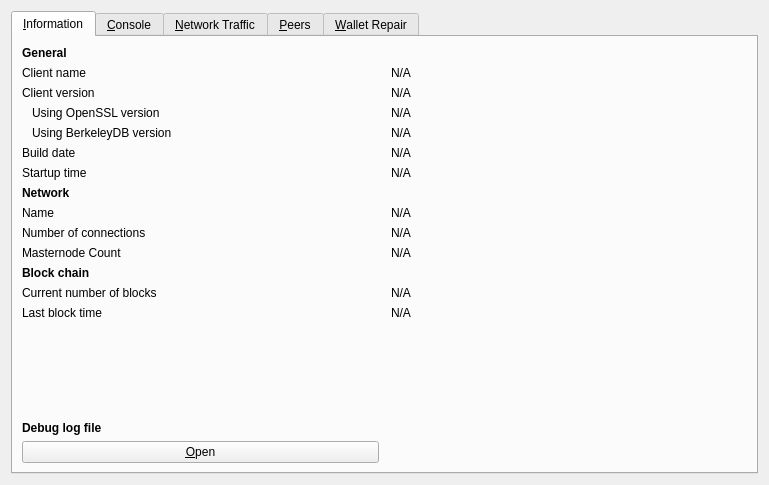
<?xml version="1.0" encoding="UTF-8"?>
<ui version="4.0">
 <class>RPCConsole</class>
 <widget class="QDialog" name="RPCConsole">
  <property name="geometry">
   <rect>
    <x>0</x>
    <y>0</y>
    <width>769</width>
    <height>485</height>
   </rect>
  </property>
  <property name="windowTitle">
   <string>Tools window</string>
  </property>
  <layout class="QVBoxLayout" name="verticalLayout_2">
   <item>
    <widget class="QTabWidget" name="tabWidget">
     <property name="currentIndex">
      <number>0</number>
     </property>
     <widget class="QWidget" name="tab_info">
      <attribute name="title">
       <string>&amp;Information</string>
      </attribute>
      <layout class="QGridLayout" name="gridLayout" columnstretch="0,0">
       <property name="horizontalSpacing">
        <number>12</number>
       </property>
       <item row="11" column="0">
        <widget class="QLabel" name="blockchainHeader">
         <property name="font">
          <font>
           <weight>75</weight>
           <bold>true</bold>
          </font>
         </property>
         <property name="text">
          <string>Block chain</string>
         </property>
        </widget>
       </item>
       <item row="10" column="1">
        <widget class="QLabel" name="masternodeCount">
         <property name="text">
          <string>N/A</string>
         </property>
        </widget>
       </item>
       <item row="1" column="1">
        <widget class="QLabel" name="clientName">
         <property name="cursor">
          <cursorShape>IBeamCursor</cursorShape>
         </property>
         <property name="text">
          <string>N/A</string>
         </property>
         <property name="textFormat">
          <enum>Qt::PlainText</enum>
         </property>
         <property name="textInteractionFlags">
          <set>Qt::LinksAccessibleByMouse|Qt::TextSelectableByKeyboard|Qt::TextSelectableByMouse</set>
         </property>
        </widget>
       </item>
       <item row="0" column="0">
        <widget class="QLabel" name="generalHeader">
         <property name="font">
          <font>
           <weight>75</weight>
           <bold>true</bold>
          </font>
         </property>
         <property name="text">
          <string>General</string>
         </property>
        </widget>
       </item>
       <item row="1" column="0">
        <widget class="QLabel" name="clientNameLabel">
         <property name="text">
          <string>Client name</string>
         </property>
        </widget>
       </item>
       <item row="3" column="1">
        <widget class="QLabel" name="openSSLVersion">
         <property name="cursor">
          <cursorShape>IBeamCursor</cursorShape>
         </property>
         <property name="text">
          <string>N/A</string>
         </property>
         <property name="textFormat">
          <enum>Qt::PlainText</enum>
         </property>
         <property name="textInteractionFlags">
          <set>Qt::LinksAccessibleByMouse|Qt::TextSelectableByKeyboard|Qt::TextSelectableByMouse</set>
         </property>
        </widget>
       </item>
       <item row="5" column="0">
        <widget class="QLabel" name="buildDateLabel">
         <property name="text">
          <string>Build date</string>
         </property>
        </widget>
       </item>
       <item row="9" column="0">
        <widget class="QLabel" name="numberOfConnectionsLabel">
         <property name="text">
          <string>Number of connections</string>
         </property>
        </widget>
       </item>
       <item row="4" column="1">
        <widget class="QLabel" name="berkeleyDBVersion">
         <property name="cursor">
          <cursorShape>IBeamCursor</cursorShape>
         </property>
         <property name="text">
          <string>N/A</string>
         </property>
         <property name="textFormat">
          <enum>Qt::PlainText</enum>
         </property>
         <property name="textInteractionFlags">
          <set>Qt::LinksAccessibleByMouse|Qt::TextSelectableByKeyboard|Qt::TextSelectableByMouse</set>
         </property>
        </widget>
       </item>
       <item row="6" column="0">
        <widget class="QLabel" name="startupTimeLabel">
         <property name="text">
          <string>Startup time</string>
         </property>
        </widget>
       </item>
       <item row="9" column="1">
        <widget class="QLabel" name="numberOfConnections">
         <property name="cursor">
          <cursorShape>IBeamCursor</cursorShape>
         </property>
         <property name="text">
          <string>N/A</string>
         </property>
         <property name="textFormat">
          <enum>Qt::PlainText</enum>
         </property>
         <property name="textInteractionFlags">
          <set>Qt::LinksAccessibleByMouse|Qt::TextSelectableByKeyboard|Qt::TextSelectableByMouse</set>
         </property>
        </widget>
       </item>
       <item row="12" column="0">
        <widget class="QLabel" name="numberOfBlocksLabel">
         <property name="text">
          <string>Current number of blocks</string>
         </property>
        </widget>
       </item>
       <item row="12" column="1">
        <widget class="QLabel" name="numberOfBlocks">
         <property name="cursor">
          <cursorShape>IBeamCursor</cursorShape>
         </property>
         <property name="text">
          <string>N/A</string>
         </property>
         <property name="textFormat">
          <enum>Qt::PlainText</enum>
         </property>
         <property name="textInteractionFlags">
          <set>Qt::LinksAccessibleByMouse|Qt::TextSelectableByKeyboard|Qt::TextSelectableByMouse</set>
         </property>
        </widget>
       </item>
       <item row="13" column="0">
        <widget class="QLabel" name="lastBlockTimeLabel">
         <property name="text">
          <string>Last block time</string>
         </property>
        </widget>
       </item>
       <item row="16" column="0">
        <widget class="QPushButton" name="openDebugLogfileButton">
         <property name="toolTip">
          <string>Open the Curium debug log file from the current data directory. This can take a few seconds for large log files.</string>
         </property>
         <property name="text">
          <string>&amp;Open</string>
         </property>
         <property name="autoDefault">
          <bool>false</bool>
         </property>
        </widget>
       </item>
       <item row="15" column="0">
        <widget class="QLabel" name="debugLogFileHeader">
         <property name="font">
          <font>
           <weight>75</weight>
           <bold>true</bold>
          </font>
         </property>
         <property name="text">
          <string>Debug log file</string>
         </property>
        </widget>
       </item>
       <item row="14" column="0">
        <spacer name="verticalSpacer_2">
         <property name="orientation">
          <enum>Qt::Vertical</enum>
         </property>
         <property name="sizeHint" stdset="0">
          <size>
           <width>20</width>
           <height>20</height>
          </size>
         </property>
        </spacer>
       </item>
       <item row="13" column="1">
        <widget class="QLabel" name="lastBlockTime">
         <property name="cursor">
          <cursorShape>IBeamCursor</cursorShape>
         </property>
         <property name="text">
          <string>N/A</string>
         </property>
         <property name="textFormat">
          <enum>Qt::PlainText</enum>
         </property>
         <property name="textInteractionFlags">
          <set>Qt::LinksAccessibleByMouse|Qt::TextSelectableByKeyboard|Qt::TextSelectableByMouse</set>
         </property>
        </widget>
       </item>
       <item row="2" column="0">
        <widget class="QLabel" name="clientVersionLabel">
         <property name="text">
          <string>Client version</string>
         </property>
        </widget>
       </item>
       <item row="2" column="1">
        <widget class="QLabel" name="clientVersion">
         <property name="cursor">
          <cursorShape>IBeamCursor</cursorShape>
         </property>
         <property name="text">
          <string>N/A</string>
         </property>
         <property name="textFormat">
          <enum>Qt::PlainText</enum>
         </property>
         <property name="textInteractionFlags">
          <set>Qt::LinksAccessibleByMouse|Qt::TextSelectableByKeyboard|Qt::TextSelectableByMouse</set>
         </property>
        </widget>
       </item>
       <item row="7" column="0">
        <widget class="QLabel" name="networkHeader">
         <property name="font">
          <font>
           <weight>75</weight>
           <bold>true</bold>
          </font>
         </property>
         <property name="text">
          <string>Network</string>
         </property>
        </widget>
       </item>
       <item row="8" column="0">
        <widget class="QLabel" name="networkNameLabel">
         <property name="text">
          <string>Name</string>
         </property>
        </widget>
       </item>
       <item row="6" column="1">
        <widget class="QLabel" name="startupTime">
         <property name="cursor">
          <cursorShape>IBeamCursor</cursorShape>
         </property>
         <property name="text">
          <string>N/A</string>
         </property>
         <property name="textFormat">
          <enum>Qt::PlainText</enum>
         </property>
         <property name="textInteractionFlags">
          <set>Qt::LinksAccessibleByMouse|Qt::TextSelectableByKeyboard|Qt::TextSelectableByMouse</set>
         </property>
        </widget>
       </item>
       <item row="3" column="0">
        <widget class="QLabel" name="openSSLVersionLabel">
         <property name="text">
          <string>Using OpenSSL version</string>
         </property>
         <property name="indent">
          <number>10</number>
         </property>
        </widget>
       </item>
       <item row="8" column="1">
        <widget class="QLabel" name="networkName">
         <property name="cursor">
          <cursorShape>IBeamCursor</cursorShape>
         </property>
         <property name="text">
          <string>N/A</string>
         </property>
         <property name="textFormat">
          <enum>Qt::PlainText</enum>
         </property>
         <property name="textInteractionFlags">
          <set>Qt::LinksAccessibleByMouse|Qt::TextSelectableByKeyboard|Qt::TextSelectableByMouse</set>
         </property>
        </widget>
       </item>
       <item row="10" column="0">
        <widget class="QLabel" name="masternodeCountLabel">
         <property name="text">
          <string>Masternode Count</string>
         </property>
        </widget>
       </item>
       <item row="5" column="1">
        <widget class="QLabel" name="buildDate">
         <property name="cursor">
          <cursorShape>IBeamCursor</cursorShape>
         </property>
         <property name="text">
          <string>N/A</string>
         </property>
         <property name="textFormat">
          <enum>Qt::PlainText</enum>
         </property>
         <property name="textInteractionFlags">
          <set>Qt::LinksAccessibleByMouse|Qt::TextSelectableByKeyboard|Qt::TextSelectableByMouse</set>
         </property>
        </widget>
       </item>
       <item row="4" column="0">
        <widget class="QLabel" name="berkeleyDBVersionLabel">
         <property name="text">
          <string>Using BerkeleyDB version</string>
         </property>
         <property name="indent">
          <number>10</number>
         </property>
        </widget>
       </item>
      </layout>
     </widget>
     <widget class="QWidget" name="tab_console">
      <attribute name="title">
       <string>&amp;Console</string>
      </attribute>
      <layout class="QVBoxLayout" name="verticalLayout_3">
       <property name="spacing">
        <number>3</number>
       </property>
       <item>
        <widget class="QTextEdit" name="messagesWidget">
         <property name="minimumSize">
          <size>
           <width>0</width>
           <height>100</height>
          </size>
         </property>
         <property name="readOnly">
          <bool>true</bool>
         </property>
         <property name="tabKeyNavigation" stdset="0">
          <bool>false</bool>
         </property>
         <property name="columnCount" stdset="0">
          <number>2</number>
         </property>
        </widget>
       </item>
       <item>
        <layout class="QHBoxLayout" name="horizontalLayout">
         <property name="spacing">
          <number>3</number>
         </property>
         <item>
          <widget class="QLabel" name="label">
           <property name="text">
            <string notr="true">&gt;</string>
           </property>
          </widget>
         </item>
         <item>
          <widget class="QLineEdit" name="lineEdit"/>
         </item>
         <item>
          <widget class="QPushButton" name="clearButton">
           <property name="maximumSize">
            <size>
             <width>24</width>
             <height>24</height>
            </size>
           </property>
           <property name="toolTip">
            <string>Clear console</string>
           </property>
           <property name="text">
            <string/>
           </property>
           <property name="icon">
            <iconset resource="../curium.qrc">
             <normaloff>:/icons/remove</normaloff>:/icons/remove</iconset>
           </property>
           <property name="shortcut">
            <string notr="true">Ctrl+L</string>
           </property>
           <property name="autoDefault">
            <bool>false</bool>
           </property>
          </widget>
         </item>
        </layout>
       </item>
      </layout>
     </widget>
     <widget class="QWidget" name="tab_nettraffic">
      <attribute name="title">
       <string>&amp;Network Traffic</string>
      </attribute>
      <layout class="QHBoxLayout" name="horizontalLayout_3">
       <item>
        <layout class="QVBoxLayout" name="verticalLayout_4">
         <item>
          <widget class="TrafficGraphWidget" name="trafficGraph" native="true">
           <property name="sizePolicy">
            <sizepolicy hsizetype="Expanding" vsizetype="Expanding">
             <horstretch>0</horstretch>
             <verstretch>0</verstretch>
            </sizepolicy>
           </property>
          </widget>
         </item>
         <item>
          <layout class="QHBoxLayout" name="horizontalLayout_2">
           <item>
            <widget class="QSlider" name="sldGraphRange">
             <property name="minimum">
              <number>1</number>
             </property>
             <property name="maximum">
              <number>288</number>
             </property>
             <property name="pageStep">
              <number>12</number>
             </property>
             <property name="value">
              <number>6</number>
             </property>
             <property name="orientation">
              <enum>Qt::Horizontal</enum>
             </property>
            </widget>
           </item>
           <item>
            <widget class="QLabel" name="lblGraphRange">
             <property name="minimumSize">
              <size>
               <width>100</width>
               <height>0</height>
              </size>
             </property>
             <property name="alignment">
              <set>Qt::AlignCenter</set>
             </property>
            </widget>
           </item>
           <item>
            <widget class="QPushButton" name="btnClearTrafficGraph">
             <property name="text">
              <string>&amp;Clear</string>
             </property>
             <property name="autoDefault">
              <bool>false</bool>
             </property>
            </widget>
           </item>
          </layout>
         </item>
        </layout>
       </item>
       <item>
        <layout class="QVBoxLayout" name="verticalLayout">
         <item>
          <widget class="QGroupBox" name="groupBox">
           <property name="title">
            <string>Totals</string>
           </property>
           <layout class="QVBoxLayout" name="verticalLayout_5">
            <item>
             <layout class="QHBoxLayout" name="horizontalLayout_4">
              <item>
               <widget class="Line" name="line">
                <property name="sizePolicy">
                 <sizepolicy hsizetype="Fixed" vsizetype="Fixed">
                  <horstretch>0</horstretch>
                  <verstretch>0</verstretch>
                 </sizepolicy>
                </property>
                <property name="minimumSize">
                 <size>
                  <width>10</width>
                  <height>0</height>
                 </size>
                </property>
                <property name="palette">
                 <palette>
                  <active>
                   <colorrole role="Light">
                    <brush brushstyle="SolidPattern">
                     <color alpha="255">
                      <red>0</red>
                      <green>255</green>
                      <blue>0</blue>
                     </color>
                    </brush>
                   </colorrole>
                  </active>
                  <inactive>
                   <colorrole role="Light">
                    <brush brushstyle="SolidPattern">
                     <color alpha="255">
                      <red>0</red>
                      <green>255</green>
                      <blue>0</blue>
                     </color>
                    </brush>
                   </colorrole>
                  </inactive>
                  <disabled>
                   <colorrole role="Light">
                    <brush brushstyle="SolidPattern">
                     <color alpha="255">
                      <red>0</red>
                      <green>255</green>
                      <blue>0</blue>
                     </color>
                    </brush>
                   </colorrole>
                  </disabled>
                 </palette>
                </property>
                <property name="orientation">
                 <enum>Qt::Horizontal</enum>
                </property>
               </widget>
              </item>
              <item>
               <widget class="QLabel" name="label_16">
                <property name="text">
                 <string>Received</string>
                </property>
               </widget>
              </item>
              <item>
               <widget class="QLabel" name="lblBytesIn">
                <property name="minimumSize">
                 <size>
                  <width>50</width>
                  <height>0</height>
                 </size>
                </property>
                <property name="alignment">
                 <set>Qt::AlignRight|Qt::AlignTrailing|Qt::AlignVCenter</set>
                </property>
               </widget>
              </item>
             </layout>
            </item>
            <item>
             <layout class="QHBoxLayout" name="horizontalLayout_5">
              <item>
               <widget class="Line" name="line_2">
                <property name="sizePolicy">
                 <sizepolicy hsizetype="Fixed" vsizetype="Fixed">
                  <horstretch>0</horstretch>
                  <verstretch>0</verstretch>
                 </sizepolicy>
                </property>
                <property name="minimumSize">
                 <size>
                  <width>10</width>
                  <height>0</height>
                 </size>
                </property>
                <property name="palette">
                 <palette>
                  <active>
                   <colorrole role="Light">
                    <brush brushstyle="SolidPattern">
                     <color alpha="255">
                      <red>255</red>
                      <green>0</green>
                      <blue>0</blue>
                     </color>
                    </brush>
                   </colorrole>
                  </active>
                  <inactive>
                   <colorrole role="Light">
                    <brush brushstyle="SolidPattern">
                     <color alpha="255">
                      <red>255</red>
                      <green>0</green>
                      <blue>0</blue>
                     </color>
                    </brush>
                   </colorrole>
                  </inactive>
                  <disabled>
                   <colorrole role="Light">
                    <brush brushstyle="SolidPattern">
                     <color alpha="255">
                      <red>255</red>
                      <green>0</green>
                      <blue>0</blue>
                     </color>
                    </brush>
                   </colorrole>
                  </disabled>
                 </palette>
                </property>
                <property name="orientation">
                 <enum>Qt::Horizontal</enum>
                </property>
               </widget>
              </item>
              <item>
               <widget class="QLabel" name="label_17">
                <property name="text">
                 <string>Sent</string>
                </property>
               </widget>
              </item>
              <item>
               <widget class="QLabel" name="lblBytesOut">
                <property name="minimumSize">
                 <size>
                  <width>50</width>
                  <height>0</height>
                 </size>
                </property>
                <property name="alignment">
                 <set>Qt::AlignRight|Qt::AlignTrailing|Qt::AlignVCenter</set>
                </property>
               </widget>
              </item>
             </layout>
            </item>
            <item>
             <spacer name="verticalSpacer_4">
              <property name="orientation">
               <enum>Qt::Vertical</enum>
              </property>
              <property name="sizeHint" stdset="0">
               <size>
                <width>20</width>
                <height>407</height>
               </size>
              </property>
             </spacer>
            </item>
           </layout>
          </widget>
         </item>
        </layout>
       </item>
      </layout>
     </widget>
     <widget class="QWidget" name="tab_peers">
      <attribute name="title">
       <string>&amp;Peers</string>
      </attribute>
      <layout class="QGridLayout" name="gridLayout_2">
       <item row="0" column="0" rowspan="2">
        <widget class="QTableView" name="peerWidget">
         <property name="horizontalScrollBarPolicy">
          <enum>Qt::ScrollBarAsNeeded</enum>
         </property>
         <property name="sortingEnabled">
          <bool>true</bool>
         </property>
         <attribute name="horizontalHeaderHighlightSections">
          <bool>false</bool>
         </attribute>
        </widget>
       </item>
       <item row="0" column="1">
        <widget class="QLabel" name="peerHeading">
         <property name="sizePolicy">
          <sizepolicy hsizetype="Preferred" vsizetype="Minimum">
           <horstretch>0</horstretch>
           <verstretch>0</verstretch>
          </sizepolicy>
         </property>
         <property name="minimumSize">
          <size>
           <width>300</width>
           <height>32</height>
          </size>
         </property>
         <property name="font">
          <font>
           <pointsize>10</pointsize>
           <weight>75</weight>
           <bold>true</bold>
          </font>
         </property>
         <property name="cursor">
          <cursorShape>IBeamCursor</cursorShape>
         </property>
         <property name="text">
          <string>Select a peer to view detailed information.</string>
         </property>
         <property name="alignment">
          <set>Qt::AlignCenter</set>
         </property>
         <property name="wordWrap">
          <bool>true</bool>
         </property>
         <property name="textInteractionFlags">
          <set>Qt::LinksAccessibleByMouse|Qt::TextSelectableByKeyboard|Qt::TextSelectableByMouse</set>
         </property>
        </widget>
       </item>
       <item row="1" column="1">
        <widget class="QWidget" name="detailWidget" native="true">
         <property name="minimumSize">
          <size>
           <width>300</width>
           <height>0</height>
          </size>
         </property>
         <layout class="QGridLayout" name="gridLayout_3">
          <item row="0" column="0">
           <widget class="QLabel" name="label_23">
            <property name="text">
             <string>Direction</string>
            </property>
           </widget>
          </item>
          <item row="0" column="2">
           <widget class="QLabel" name="peerDirection">
            <property name="cursor">
             <cursorShape>IBeamCursor</cursorShape>
            </property>
            <property name="text">
             <string>N/A</string>
            </property>
            <property name="textFormat">
             <enum>Qt::PlainText</enum>
            </property>
            <property name="textInteractionFlags">
             <set>Qt::LinksAccessibleByMouse|Qt::TextSelectableByKeyboard|Qt::TextSelectableByMouse</set>
            </property>
           </widget>
          </item>
          <item row="1" column="0">
           <widget class="QLabel" name="label_21">
            <property name="text">
             <string>Version</string>
            </property>
           </widget>
          </item>
          <item row="1" column="2">
           <widget class="QLabel" name="peerVersion">
            <property name="cursor">
             <cursorShape>IBeamCursor</cursorShape>
            </property>
            <property name="text">
             <string>N/A</string>
            </property>
            <property name="textFormat">
             <enum>Qt::PlainText</enum>
            </property>
            <property name="textInteractionFlags">
             <set>Qt::LinksAccessibleByMouse|Qt::TextSelectableByKeyboard|Qt::TextSelectableByMouse</set>
            </property>
           </widget>
          </item>
          <item row="2" column="0">
           <widget class="QLabel" name="label_28">
            <property name="text">
             <string>User Agent</string>
            </property>
           </widget>
          </item>
          <item row="2" column="2">
           <widget class="QLabel" name="peerSubversion">
            <property name="cursor">
             <cursorShape>IBeamCursor</cursorShape>
            </property>
            <property name="text">
             <string>N/A</string>
            </property>
            <property name="textFormat">
             <enum>Qt::PlainText</enum>
            </property>
            <property name="textInteractionFlags">
             <set>Qt::LinksAccessibleByMouse|Qt::TextSelectableByKeyboard|Qt::TextSelectableByMouse</set>
            </property>
           </widget>
          </item>
          <item row="3" column="0">
           <widget class="QLabel" name="label_4">
            <property name="text">
             <string>Services</string>
            </property>
           </widget>
          </item>
          <item row="3" column="2">
           <widget class="QLabel" name="peerServices">
            <property name="cursor">
             <cursorShape>IBeamCursor</cursorShape>
            </property>
            <property name="text">
             <string>N/A</string>
            </property>
            <property name="textFormat">
             <enum>Qt::PlainText</enum>
            </property>
            <property name="textInteractionFlags">
             <set>Qt::LinksAccessibleByMouse|Qt::TextSelectableByKeyboard|Qt::TextSelectableByMouse</set>
            </property>
           </widget>
          </item>
          <item row="5" column="0">
           <widget class="QLabel" name="label_29">
            <property name="text">
             <string>Starting Height</string>
            </property>
           </widget>
          </item>
          <item row="5" column="2">
           <widget class="QLabel" name="peerHeight">
            <property name="cursor">
             <cursorShape>IBeamCursor</cursorShape>
            </property>
            <property name="text">
             <string>N/A</string>
            </property>
            <property name="textFormat">
             <enum>Qt::PlainText</enum>
            </property>
            <property name="textInteractionFlags">
             <set>Qt::LinksAccessibleByMouse|Qt::TextSelectableByKeyboard|Qt::TextSelectableByMouse</set>
            </property>
           </widget>
          </item>
          <item row="6" column="0">
           <widget class="QLabel" name="label_27">
            <property name="text">
             <string>Sync Height</string>
            </property>
           </widget>
          </item>
          <item row="6" column="2">
           <widget class="QLabel" name="peerSyncHeight">
            <property name="cursor">
             <cursorShape>IBeamCursor</cursorShape>
            </property>
            <property name="text">
             <string>N/A</string>
            </property>
            <property name="textFormat">
             <enum>Qt::PlainText</enum>
            </property>
            <property name="textInteractionFlags">
             <set>Qt::LinksAccessibleByMouse|Qt::TextSelectableByKeyboard|Qt::TextSelectableByMouse</set>
            </property>
           </widget>
          </item>
          <item row="7" column="0">
           <widget class="QLabel" name="label_24">
            <property name="text">
             <string>Ban Score</string>
            </property>
           </widget>
          </item>
          <item row="7" column="2">
           <widget class="QLabel" name="peerBanScore">
            <property name="cursor">
             <cursorShape>IBeamCursor</cursorShape>
            </property>
            <property name="text">
             <string>N/A</string>
            </property>
            <property name="textFormat">
             <enum>Qt::PlainText</enum>
            </property>
            <property name="textInteractionFlags">
             <set>Qt::LinksAccessibleByMouse|Qt::TextSelectableByKeyboard|Qt::TextSelectableByMouse</set>
            </property>
           </widget>
          </item>
          <item row="8" column="0">
           <widget class="QLabel" name="label_22">
            <property name="text">
             <string>Connection Time</string>
            </property>
           </widget>
          </item>
          <item row="8" column="2">
           <widget class="QLabel" name="peerConnTime">
            <property name="cursor">
             <cursorShape>IBeamCursor</cursorShape>
            </property>
            <property name="text">
             <string>N/A</string>
            </property>
            <property name="textFormat">
             <enum>Qt::PlainText</enum>
            </property>
            <property name="textInteractionFlags">
             <set>Qt::LinksAccessibleByMouse|Qt::TextSelectableByKeyboard|Qt::TextSelectableByMouse</set>
            </property>
           </widget>
          </item>
          <item row="9" column="0">
           <widget class="QLabel" name="label_15">
            <property name="text">
             <string>Last Send</string>
            </property>
           </widget>
          </item>
          <item row="9" column="2">
           <widget class="QLabel" name="peerLastSend">
            <property name="cursor">
             <cursorShape>IBeamCursor</cursorShape>
            </property>
            <property name="text">
             <string>N/A</string>
            </property>
            <property name="textFormat">
             <enum>Qt::PlainText</enum>
            </property>
            <property name="textInteractionFlags">
             <set>Qt::LinksAccessibleByMouse|Qt::TextSelectableByKeyboard|Qt::TextSelectableByMouse</set>
            </property>
           </widget>
          </item>
          <item row="10" column="0">
           <widget class="QLabel" name="label_19">
            <property name="text">
             <string>Last Receive</string>
            </property>
           </widget>
          </item>
          <item row="10" column="2">
           <widget class="QLabel" name="peerLastRecv">
            <property name="cursor">
             <cursorShape>IBeamCursor</cursorShape>
            </property>
            <property name="text">
             <string>N/A</string>
            </property>
            <property name="textFormat">
             <enum>Qt::PlainText</enum>
            </property>
            <property name="textInteractionFlags">
             <set>Qt::LinksAccessibleByMouse|Qt::TextSelectableByKeyboard|Qt::TextSelectableByMouse</set>
            </property>
           </widget>
          </item>
          <item row="11" column="0">
           <widget class="QLabel" name="label_18">
            <property name="text">
             <string>Bytes Sent</string>
            </property>
           </widget>
          </item>
          <item row="11" column="2">
           <widget class="QLabel" name="peerBytesSent">
            <property name="cursor">
             <cursorShape>IBeamCursor</cursorShape>
            </property>
            <property name="text">
             <string>N/A</string>
            </property>
            <property name="textFormat">
             <enum>Qt::PlainText</enum>
            </property>
            <property name="textInteractionFlags">
             <set>Qt::LinksAccessibleByMouse|Qt::TextSelectableByKeyboard|Qt::TextSelectableByMouse</set>
            </property>
           </widget>
          </item>
          <item row="12" column="0">
           <widget class="QLabel" name="label_20">
            <property name="text">
             <string>Bytes Received</string>
            </property>
           </widget>
          </item>
          <item row="12" column="2">
           <widget class="QLabel" name="peerBytesRecv">
            <property name="cursor">
             <cursorShape>IBeamCursor</cursorShape>
            </property>
            <property name="text">
             <string>N/A</string>
            </property>
            <property name="textFormat">
             <enum>Qt::PlainText</enum>
            </property>
            <property name="textInteractionFlags">
             <set>Qt::LinksAccessibleByMouse|Qt::TextSelectableByKeyboard|Qt::TextSelectableByMouse</set>
            </property>
           </widget>
          </item>
          <item row="13" column="0">
           <widget class="QLabel" name="label_26">
            <property name="text">
             <string>Ping Time</string>
            </property>
           </widget>
          </item>
          <item row="13" column="2">
           <widget class="QLabel" name="peerPingTime">
            <property name="cursor">
             <cursorShape>IBeamCursor</cursorShape>
            </property>
            <property name="text">
             <string>N/A</string>
            </property>
            <property name="textFormat">
             <enum>Qt::PlainText</enum>
            </property>
            <property name="textInteractionFlags">
             <set>Qt::LinksAccessibleByMouse|Qt::TextSelectableByKeyboard|Qt::TextSelectableByMouse</set>
            </property>
           </widget>
          </item>
          <item row="14" column="1">
           <spacer name="verticalSpacer_3">
            <property name="orientation">
             <enum>Qt::Vertical</enum>
            </property>
            <property name="sizeHint" stdset="0">
             <size>
              <width>20</width>
              <height>40</height>
             </size>
            </property>
           </spacer>
          </item>
         </layout>
        </widget>
       </item>
      </layout>
     </widget>
     <widget class="QWidget" name="tab_repair">
      <attribute name="title">
       <string>&amp;Wallet Repair</string>
      </attribute>
      <widget class="QPushButton" name="btn_salvagewallet">
       <property name="geometry">
        <rect>
         <x>10</x>
         <y>90</y>
         <width>221</width>
         <height>23</height>
        </rect>
       </property>
       <property name="minimumSize">
        <size>
         <width>180</width>
         <height>23</height>
        </size>
       </property>
       <property name="text">
        <string>Salvage wallet</string>
       </property>
      </widget>
      <widget class="QPushButton" name="btn_rescan">
       <property name="geometry">
        <rect>
         <x>10</x>
         <y>140</y>
         <width>221</width>
         <height>23</height>
        </rect>
       </property>
       <property name="minimumSize">
        <size>
         <width>180</width>
         <height>23</height>
        </size>
       </property>
       <property name="text">
        <string>Rescan blockchain files</string>
       </property>
      </widget>
      <widget class="QPushButton" name="btn_zapwallettxes1">
       <property name="geometry">
        <rect>
         <x>10</x>
         <y>190</y>
         <width>221</width>
         <height>23</height>
        </rect>
       </property>
       <property name="minimumSize">
        <size>
         <width>180</width>
         <height>23</height>
        </size>
       </property>
       <property name="text">
        <string>Recover transactions 1</string>
       </property>
      </widget>
      <widget class="QPushButton" name="btn_zapwallettxes2">
       <property name="geometry">
        <rect>
         <x>10</x>
         <y>240</y>
         <width>221</width>
         <height>23</height>
        </rect>
       </property>
       <property name="minimumSize">
        <size>
         <width>180</width>
         <height>23</height>
        </size>
       </property>
       <property name="text">
        <string>Recover transactions 2</string>
       </property>
      </widget>
      <widget class="QPushButton" name="btn_upgradewallet">
       <property name="geometry">
        <rect>
         <x>10</x>
         <y>290</y>
         <width>221</width>
         <height>23</height>
        </rect>
       </property>
       <property name="minimumSize">
        <size>
         <width>180</width>
         <height>23</height>
        </size>
       </property>
       <property name="text">
        <string>Upgrade wallet format</string>
       </property>
      </widget>
      <widget class="QLabel" name="label_repair_helptext">
       <property name="geometry">
        <rect>
         <x>10</x>
         <y>30</y>
         <width>711</width>
         <height>41</height>
        </rect>
       </property>
       <property name="font">
        <font>
         <weight>50</weight>
         <bold>false</bold>
        </font>
       </property>
       <property name="text">
        <string>The buttons below will restart the wallet with command-line options to repair the wallet, fix issues with corrupt blockhain files or missing/obsolete transactions.</string>
       </property>
       <property name="wordWrap">
        <bool>true</bool>
       </property>
      </widget>
      <widget class="QLabel" name="label_repair_salvage">
       <property name="geometry">
        <rect>
         <x>250</x>
         <y>80</y>
         <width>471</width>
         <height>41</height>
        </rect>
       </property>
       <property name="text">
        <string>-salvagewallet: Attempt to recover private keys from a corrupt wallet.dat.</string>
       </property>
       <property name="wordWrap">
        <bool>true</bool>
       </property>
      </widget>
      <widget class="QLabel" name="label_repair_rescan">
       <property name="geometry">
        <rect>
         <x>250</x>
         <y>129</y>
         <width>471</width>
         <height>41</height>
        </rect>
       </property>
       <property name="text">
        <string>-rescan: Rescan the block chain for missing wallet transactions.</string>
       </property>
       <property name="wordWrap">
        <bool>true</bool>
       </property>
      </widget>
      <widget class="QLabel" name="label_repair_zap1">
       <property name="geometry">
        <rect>
         <x>250</x>
         <y>179</y>
         <width>471</width>
         <height>41</height>
        </rect>
       </property>
       <property name="text">
        <string>-zapwallettxes=1: Recover transactions from blockchain (keep meta-data, e.g. account owner).</string>
       </property>
       <property name="wordWrap">
        <bool>true</bool>
       </property>
      </widget>
      <widget class="QLabel" name="label_repair_zap2">
       <property name="geometry">
        <rect>
         <x>250</x>
         <y>229</y>
         <width>471</width>
         <height>41</height>
        </rect>
       </property>
       <property name="text">
        <string>-zapwallettxes=2: Recover transactions from blockchain (drop meta-data).</string>
       </property>
       <property name="wordWrap">
        <bool>true</bool>
       </property>
      </widget>
      <widget class="QLabel" name="label_repair_upgrade">
       <property name="geometry">
        <rect>
         <x>250</x>
         <y>279</y>
         <width>471</width>
         <height>41</height>
        </rect>
       </property>
       <property name="text">
        <string>-upgradewallet: Upgrade wallet to latest format on startup. (Note: this is NOT an update of the wallet itself!)</string>
       </property>
       <property name="wordWrap">
        <bool>true</bool>
       </property>
      </widget>
      <widget class="QLabel" name="label_repair_header">
       <property name="geometry">
        <rect>
         <x>10</x>
         <y>10</y>
         <width>711</width>
         <height>16</height>
        </rect>
       </property>
       <property name="font">
        <font>
         <pointsize>10</pointsize>
         <weight>75</weight>
         <bold>true</bold>
        </font>
       </property>
       <property name="text">
        <string>Wallet repair options.</string>
       </property>
       <property name="wordWrap">
        <bool>true</bool>
       </property>
      </widget>
      <widget class="QPushButton" name="btn_reindex">
       <property name="geometry">
        <rect>
         <x>10</x>
         <y>340</y>
         <width>221</width>
         <height>23</height>
        </rect>
       </property>
       <property name="text">
        <string>Rebuild index</string>
       </property>
      </widget>
      <widget class="QLabel" name="label_repair_reindex">
       <property name="geometry">
        <rect>
         <x>250</x>
         <y>330</y>
         <width>471</width>
         <height>41</height>
        </rect>
       </property>
       <property name="text">
        <string>-reindex: Rebuild block chain index from current blk000??.dat files.</string>
       </property>
      </widget>
     </widget>
    </widget>
   </item>
  </layout>
 </widget>
 <customwidgets>
  <customwidget>
   <class>TrafficGraphWidget</class>
   <extends>QWidget</extends>
   <header>trafficgraphwidget.h</header>
   <container>1</container>
   <slots>
    <slot>clear()</slot>
   </slots>
  </customwidget>
 </customwidgets>
 <resources>
  <include location="../curium.qrc"/>
 </resources>
 <connections/>
</ui>
